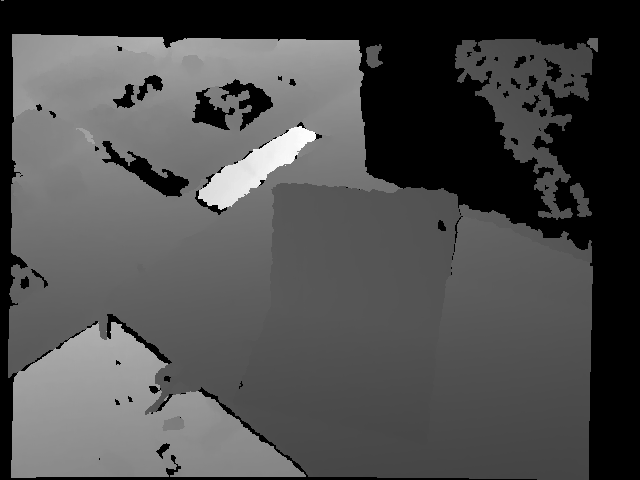
#> input picture rgbd_dataset_freiburg1_room/depth/1305031910.771502.png, 640 x 480 px, given in place of 1305031910.765238.png, which was not available
$ python world_transform.py
#> lines starting #> are read from the running program, lines starting #| are printed output that depends on the picture; after the words box and inside, x2 and y2 are one past the last pixel; in counts of white or black regions, pixels touching at a corner belong together; pictures that were not available may be replaced by others from this repository, and a replacement may not be noted
### load_data.py

from pathlib import Path
from PIL import Image
import numpy as np


BASE_DIR = Path(__file__).resolve().parent
DATA= BASE_DIR / "rgbd_dataset_freiburg1_room"


def read_file(filename):
    rows = []
    with open(DATA / filename) as file:
        for line in file:
            if line.startswith("#") or not line.strip():
                continue
            values = line.split()
            rows.append((float(values[0]), values[1:]))
    return rows


def closest(rows, timestamp):
    return min(rows, key=lambda row: abs(row[0] - timestamp))


rgb_list = read_file("rgb.txt")
#> (reads rgbd_dataset_freiburg1_room/rgb.txt from the repository)
depth_list = read_file("depth.txt")
#> (reads rgbd_dataset_freiburg1_room/depth.txt from the repository)
pose_list = read_file("groundtruth.txt")
#> (reads rgbd_dataset_freiburg1_room/groundtruth.txt from the repository)

# Select the first RGB frame
rgb_time, rgb_info = rgb_list[0]

# Find nearest depth and camera pose
depth_time, depth_info = closest(depth_list, rgb_time)
pose_time, pose_info = closest(pose_list, rgb_time)

# Check timestamp differences
assert abs(rgb_time - depth_time) < 0.05
assert abs(rgb_time - pose_time) < 0.05

# Load images
rgb = np.array(Image.open(DATA / rgb_info[0]).convert("RGB"))
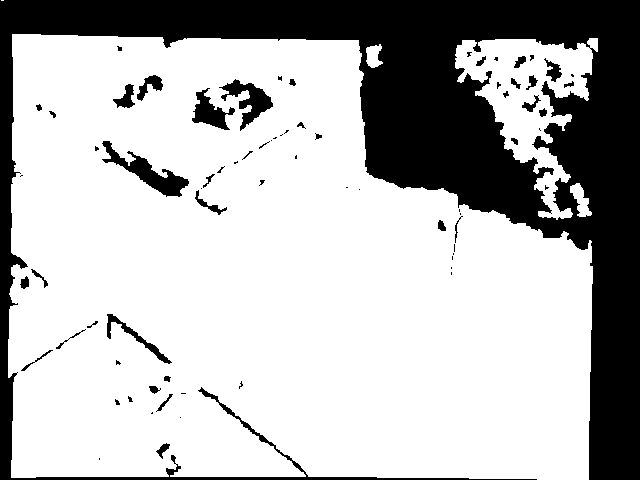
#> rgb: shape (480, 640, 3); 71.8% white; 74 black regions (38 under 20 px), largest, box (x1, y1, x2, y2) and area: (0, 0, 640, 480) 80388, (102, 141, 189, 197) 1393, (219, 79, 273, 131) 1015
depth = np.array(Image.open(DATA / depth_info[0]))
#> depth is the input picture: shape (480, 640) uint16; min 0, max 14913, mean 4531.7

# TUM depth: 5000 units = 1 meter
depth = depth.astype(np.float32) / 5000.0

# Camera pose: tx, ty, tz, qx, qy, qz, qw
pose = np.array(pose_info, dtype=float)

print("RGB shape:", rgb.shape)
#| RGB shape: (480, 640, 3)
print("Depth shape:", depth.shape)
#| Depth shape: (480, 640)
print("Camera position:", pose[:3])
print("Camera quaternion:", pose[3:])

valid = depth[depth > 0]
print("Valid depth pixels:", valid.size)
#| Valid depth pixels: 220546
print("Minimum depth (m):", valid.min())
#| Minimum depth (m): 0.7972
print("Maximum depth (m):", valid.max())
#| Maximum depth (m): 2.9826

### point_cloud.py

import sys
from pathlib import Path

import numpy as np
import matplotlib.pyplot as plt

ROOT = Path(__file__).resolve().parent
if str(ROOT) not in sys.path:
    sys.path.insert(0, str(ROOT))

# Assuming rgb and depth have been loaded
# from our previous load_data.py
from load_data import rgb, depth

# TUM Freiburg 1 intrinsics
fx = 525.0
fy = 525.0
cx = 319.5
cy = 239.5

height, width = depth.shape
#> height = 480; width = 640

# Create pixel coordinates
u, v = np.meshgrid(
    np.arange(width),
    np.arange(height)
)

# Keep only valid depth pixels
valid = depth > 0

z = depth[valid]
x = (u[valid] - cx) * z / fx
y = (v[valid] - cy) * z / fy

# Combine into 3D points
points = np.column_stack((x, y, z))

# Get corresponding RGB colors
colors = rgb[valid] / 255.0

print("3D points shape:", points.shape)
#| 3D points shape: (220546, 3)
print("Colors shape:", colors.shape)
#| Colors shape: (220546, 3)

# Preview points in 3D
fig = plt.figure(figsize=(9, 7))
ax = fig.add_subplot(111, projection="3d")

# Plot a subset for faster visualization
step = 20

ax.scatter(
    points[::step, 0],
    points[::step, 2],
    -points[::step, 1],
    c=colors[::step],
    s=1
)

ax.set_xlabel("X (m)")
ax.set_ylabel("Z (m)")
ax.set_zlabel("-Y (m)")
ax.set_title("Single Frame 3D Point Cloud")

plt.show()
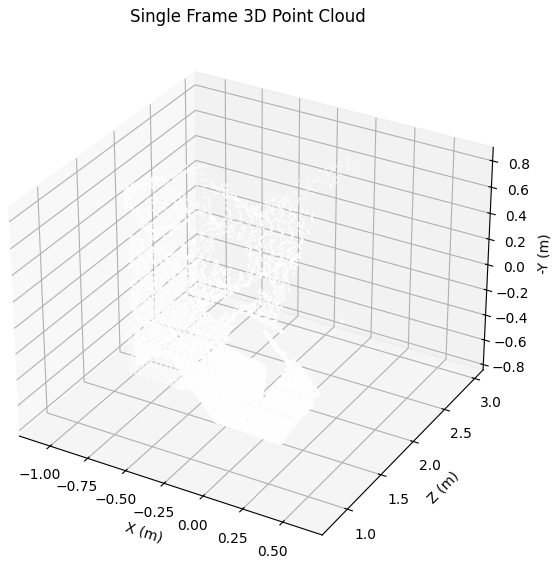
#> figure drawn by matplotlib, 1 panel

### world_transform.py

import sys
from pathlib import Path

import numpy as np
import matplotlib.pyplot as plt
from scipy.spatial.transform import Rotation

ROOT = Path(__file__).resolve().parent
if str(ROOT) not in sys.path:
    sys.path.insert(0, str(ROOT))

from load_data import pose
from point_cloud import points, colors

# Camera translation
t = pose[:3]

# Quaternion: qx, qy, qz, qw
quaternion = pose[3:]

# Convert quaternion to rotation matrix
R = Rotation.from_quat(quaternion).as_matrix()

# TUM uses optical camera coordinates:
# X right, Y down, Z forward.
# Its camera pose maps these coordinates into world space.
points_world = (R @ points.T).T + t

print("Rotation matrix:\n", R)
print("Translation:", t)
print("World points shape:", points_world.shape)
#| World points shape: (220546, 3)

# Display transformed point cloud
fig = plt.figure(figsize=(9, 7))
ax = fig.add_subplot(111, projection="3d")

step = 20

ax.scatter(
    points_world[::step, 0],
    points_world[::step, 1],
    points_world[::step, 2],
    c=colors[::step],
    s=1
)

ax.set_xlabel("World X (m)")
ax.set_ylabel("World Y (m)")
ax.set_zlabel("World Z (m)")
ax.set_title("Point Cloud in World Coordinates")

plt.show()
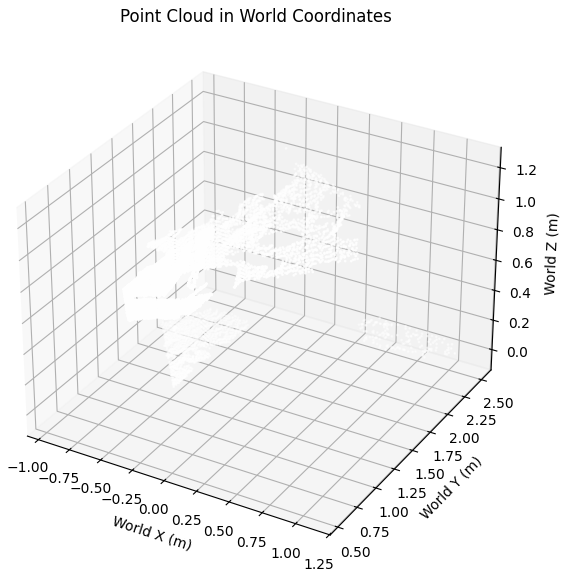
#> figure drawn by matplotlib, 1 panel
